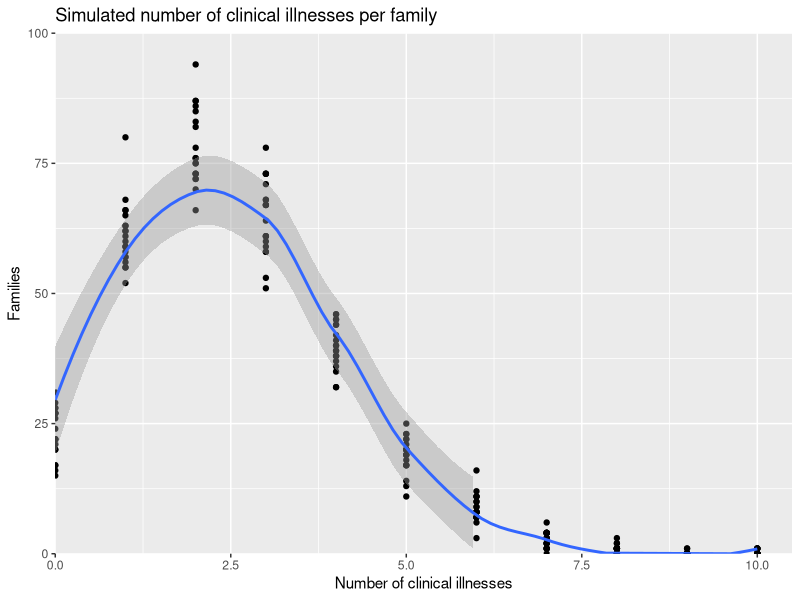
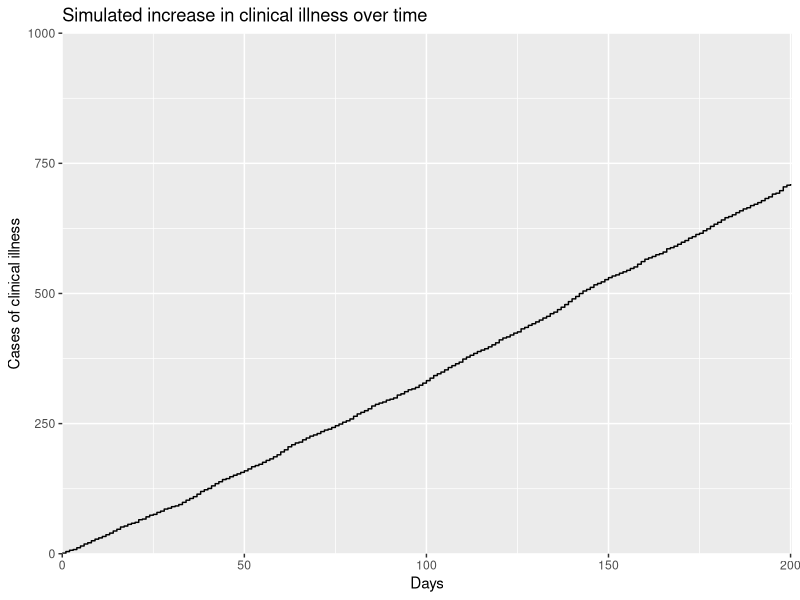
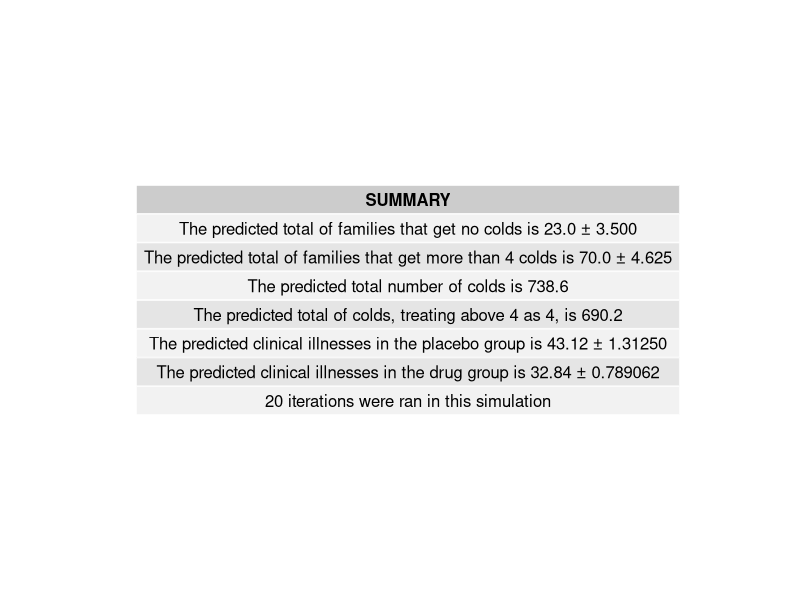

These figures' R source, in order:
library(ggplot2)
library(gridExtra)

gen_pois <- function(){
  pois <- rpois(300,2.5)

  table(factor(pois,levels=0:11))
}

total_pois <- function(freq){
  total <- 0

  rep <- 0
  for(j in freq){
    total <- total + (j * rep)
    rep <- rep + 1
  }

  total
}

total_pois_4 <- function(freq){
  total_a4 <- 0
  rep <- 0
  for(k in freq){
    total_a4 <- total_a4 + (k * rep)
    if(rep < 4){
      rep <- rep + 1
    }
  }

  total_a4
}

grouping <- function(freq,rep){
  for(j in 1:total_pois_4(freq)){
    r <- runif(1)
    if(r >= 0.75){
      groups[rep,1] <- groups[rep,1] + 1
    }else{
      groups[rep,2] <- groups[rep,2] + 1
    }
  }
}

allocate_time <- function(freq){
  t <- c()
  for(k in 2:length(freq)){
    for(l in 1:freq[k]){
      r <- runif(k - 1)
      r <- sort(r,decreasing=T)
      r <- r[1:4]
      r <- r[!is.na(r)]
      r <- round(r * 200)
      t <- c(t,r)
    }
  }

  t.2 <- table(factor(t,levels=0:200))
  t.2 <- cumsum(as.numeric(t.2))
  t.2
}

e <- as.numeric(gen_pois())

total <- total_pois(e)
total_0 <- e[1]
total_4 <- sum(e[5:11])
total_a4 <- total_pois_4(e)
groups <- matrix(0,ncol=2,nrow=20)
colnames(groups) <- c('PLACEBO','DRUG')

d <- data.frame(
  x = 0:11,
  y = e
)

ti <- data.frame(
  x = 0:200,
  y = allocate_time(e)
)

for(j in 1:total_pois_4(e)){
  r <- runif(1)
  if(r >= 0.75){
    groups[1,1] <- groups[1,1] + 1
  }else{
    groups[1,2] <- groups[1,2] + 1
  }
}

p <- ggplot(d,aes(x,y)) +
  geom_point() +
  expand_limits(x=0,y=0) +
  scale_x_continuous(expand=c(0,0),limits=c(0,10.5)) +
  scale_y_continuous(expand=c(0,0),limits=c(0,100)) +
  ggtitle('Simulated number of clinical illnesses per family') +
  xlab('Number of clinical illnesses') +
  ylab('Families')

p.t <- ggplot(ti,aes(x,y)) +
  expand_limits(x=0,y=0) +
  scale_x_continuous(expand=c(0,0),limits=c(0,200.5)) +
  scale_y_continuous(expand=c(0,0),limits=c(0,1000)) +
  ggtitle('Simulated increase in clinical illness over time') +
  xlab('Days') +
  ylab('Cases of clinical illness')

for(i in 2:20){ # repeats x times and draws to plot
  e <- as.numeric(gen_pois())

  d2 <- data.frame(
    x = 0:11,
    y = e

  )

  ti2 <- data.frame(
    x = 0:200,
    y = as.numeric(allocate_time(e))
  )

  total_a4 <- (total_a4 + total_pois_4(e)) / 2
  total_4 <- c(total_4, sum(e[5:11]))
  total_0 <- c(total_0, e[1])
  total <- (total + total_pois(e)) / 2
  d <- (d + d2) / 2
  ti <- (ti + ti2) / 2
  p <- p + geom_point(data=d2)

  for(j in 1:total_pois_4(e)){
    r <- runif(1)
    if(r >= 0.75){
      groups[i,1] <- groups[i,1] + 1
    }else{
      groups[i,2] <- groups[i,2] + 1
    }
  }
}

p <- p + geom_smooth(data=d,method='loess')
#p <- p + geom_histogram(data=d,stat='identity',alpha=0.15) # unhash this line to draw a histogram

p.t <- p.t + geom_step(data=ti)

total <- format(total,digits=4,nsmall=1)
total_a4 <- format(total_a4,digits=4,nsmall=1)

groups[,1] <- groups[,1] * 0.25 # directly quarters the placebo group
groups[,2] <- groups[,2] * 0.0625 # splits the treatment group

placebo = groups[,1]
drug = groups[,2]

# summarise

sink('summary.txt',append=F,split=T) # text file summary table

t <- matrix('',nrow=7,ncol=1)
colnames(t) <- c('SUMMARY')
rownames(t) <- c('','','','','','','')

t[1,] <- paste('The predicted total of families that get no colds is',format(median(total_0),nsmall=1),'±',format((quantile(total_0)[4]-quantile(total_0)[2])/2,nsmall=3))
t[2,] <- paste('The predicted total of families that get more than 4 colds is',format(median(total_4),nsmall=1),'±',format((quantile(total_4)[4]-quantile(total_4)[2])/2,nsmall=3))
t[3,] <- paste('The predicted total number of colds is',total)
t[4,] <- paste('The predicted total of colds, treating above 4 as 4, is',total_a4)
t[5,] <- paste('The predicted clinical illnesses in the placebo group is',format(median(placebo),digits=4,nsmall=2),'±',format((quantile(placebo)[4]-quantile(placebo)[2])/2,nsmall=5,digits=6))
t[6,] <- paste('The predicted clinical illnesses in the drug group is',format(median(drug),digits=4,nsmall=2),'±',format((quantile(drug)[4]-quantile(drug)[2])/2,nsmall=5,digits=6))
t[7,] <- '20 iterations were ran in this simulation'

# commandline prints

print('+-----------------------------------------------------------------------------+')
print('|                                   SUMMARY                                   |')
print('|-----------------------------------------------------------------------------|')
print(paste('|',format(t[1,],width=75,justify='c'),'|'))
print(paste('|',format(t[2,],width=75,justify='c'),'|'))
print('|-----------------------------------------------------------------------------|')
print(paste('|',format(t[3,],width=75,justify='c'),'|'))
print(paste('|',format(t[4,],width=75,justify='c'),'|'))
print('+-----------------------------------------------------------------------------+')
print(paste('|',format(t[5,],width=75,justify='c'),'|'))
print(paste('|',format(t[6,],width=75,justify='c'),'|'))
print('+-----------------------------------------------------------------------------+')
print(t[7,])

pdf(file='illness_frequencies.pdf') # draw to plot
print(p)
dev.off()

pdf(file='illness_times.pdf')
print(p.t)
dev.off()

pdf(file='summary.pdf') # pdf summary table
grid.table(t)
dev.off()
